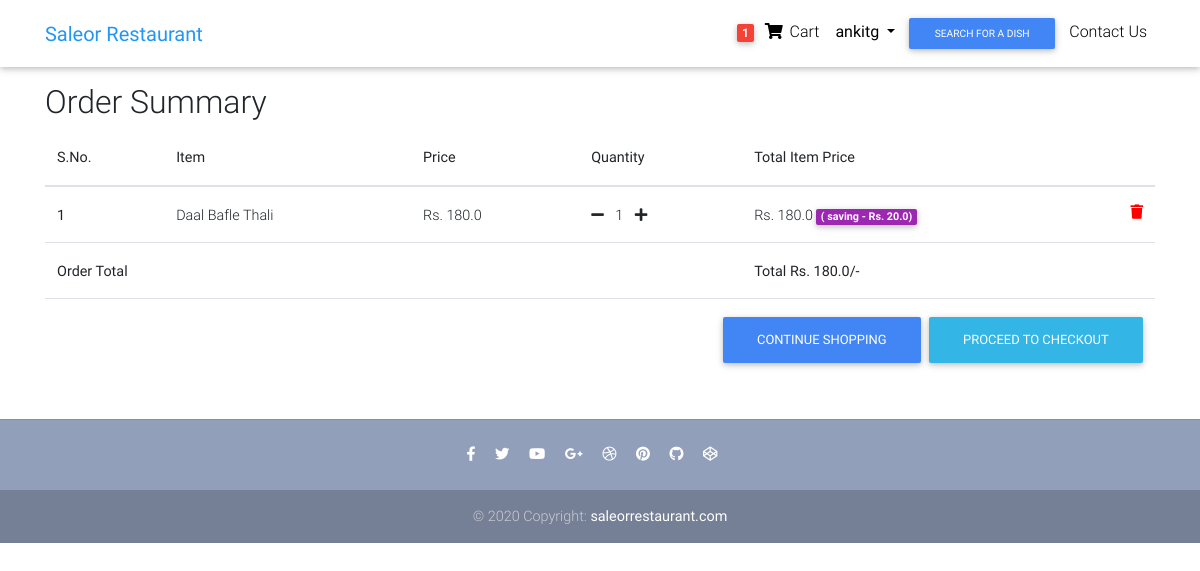
/order-summary/ (signed in), run on the app's committed database.
### restaurant/models.py (models this page shows, shortened)
class Order(models.Model):
    user = models.ForeignKey(settings.AUTH_USER_MODEL, on_delete=models.CASCADE)
    ref_code = models.CharField(max_length=20, blank=True, null=True)
    items = models.ManyToManyField(OrderItem)
    order_date = models.DateTimeField()
    ordered = models.BooleanField(default=False)
    billing_address = models.ForeignKey('BillingAddress', on_delete=models.SET_NULL, blank=True, null=True)
    payment = models.ForeignKey('Payment', on_delete=models.SET_NULL, blank=True, null=True)
    coupon = models.ForeignKey('Coupon', on_delete=models.SET_NULL, blank=True, null=True)
    status = models.CharField(max_length=50, choices=order_status, default='not_accepted')
    refund_requested = models.BooleanField(default=False)
    refund_granted = models.BooleanField(default=False)
    refund_completed = models.BooleanField(default=False)
    def get_total(self):
        total = 0
        for order_item in self.items.all():
            total += order_item.get_final_price()
        if self.coupon:
            total -= self.coupon.amount
        return total

class OrderItem(models.Model):
    user = models.ForeignKey(settings.AUTH_USER_MODEL, on_delete=models.CASCADE)
    item = models.ForeignKey(Item, on_delete=models.CASCADE)
    cartitem = models.IntegerField(default=1)
    ordered = models.BooleanField(default=False)
    def get_total_item_price(self):
        return self.cartitem * self.item.price
    def get_total_item_discount_price(self):
        return self.cartitem * self.item.discount_price
    def save_on_bill(self):
        return self.get_total_item_price() - self.get_total_item_discount_price()
    def get_final_price(self):
        if self.item.discount_price:
            return self.get_total_item_discount_price()
        return self.get_total_item_price()

class Item(models.Model):
    title = models.CharField(max_length=100)
    price = models.FloatField()
    discount_price = models.FloatField(blank=True, null=True)
    veg_or_nonveg = models.CharField(choices=dish_type, max_length=20)
    quantity = models.CharField(choices=quantity, max_length=20)
    image_url = models.URLField()
    slug = models.SlugField()

### restaurant/views.py (the view)
# urls.py: path('order-summary/', views.OrderSummaryView.as_view(), name="order-summary"),
class OrderSummaryView(LoginRequiredMixin, View):
    def get(self, *args, **kwargs):
        try:
            order = Order.objects.get(user=self.request.user, ordered=False)
            return render(self.request, 'restaurant/order-summary.html', {'object': order})
        except ObjectDoesNotExist:
            messages.warning(self.request, "Your cart is empty")
            return redirect('/')
        return render(self.request, 'restaurant/order-summary.html')

### restaurant/templatetags/cart_template_tags.py (called while the page is built)
@register.filter
def cart_item_count(user):
    if user.is_authenticated:
        queryset = Order.objects.filter(user=user, ordered=False)
        if queryset.exists():
            return queryset[0].items.count()
    return 0

### templates/restaurant/order-summary.html (shortened to what this page needs)
{% extends 'base.html' %}
{% block body %}
{% load static %}
<main>
    <div class="container">
        <div class="table-responsive text-nowrap">
            <table class="table">
                <thead>
                    <tr>
                        <th scope="col">S.No.</th>
                        <th scope="col">Item</th>
                        <th scope="col">Price</th>
                        <th scope="col">Quantity</th>
                        <th scope="col">Total Item Price</th>
                    </tr>
                </thead>
                <tbody>
                    <h2 class="mt-3">Order Summary</h2>
                    {% for order_item in object.items.all %}
                    <tr>
                        <th scope="row">{{forloop.counter}}</th>
                        <td>{{order_item.item.title}}</td>
                        <td>Rs. {% if order_item.item.discount_price %}
                            {{order_item.item.discount_price}}
                            {% else %}
                            {{order_item.item.price}}
                            {% endif %}</td>
                        <td><a href="{% url 'restaurant:remove_single_item_from_cart' order_item.item.slug %}"><i class="fa fa-minus mr-2" aria-hidden="true"></i></a>
                            {{order_item.cartitem}}
                            <a href="{% url 'restaurant:add-to-cart' order_item.item.slug %}"><i class="fa fa-plus ml-2" aria-hidden="true"></i></a>
                        </td>
                        <td>Rs.
                            {% if order_item.item.discount_price %}
                            {{order_item.get_total_item_discount_price}}
                            <span class="badge purple mr-1">( saving - Rs. {{order_item.save_on_bill}})</span>
                            {% else %}
                            {{order_item.get_total_item_price}}
                            {% endif %}
                        <a href="{% url 'restaurant:remove-from-cart' order_item.item.slug %}">
                            <i style="color: red;" class="fa fa-trash float-right" aria-hidden="true"></i>
                        </a>
                        </td>
                    </tr>
                    {% endfor %}
                    {% if object.items.all.count != 0 %}
                    <tr>
                        <td colspan="4"><b>Order Total</b></td>
                        <td><strong>Total Rs. {{object.get_total}}/-</strong></td>
                    </tr>
                    {%endif %}
                    {% if object.get_total > 1 %}
                    <tr>
                        <td colspan="5">
                            <a href="/checkout" class="btn btn-info float-right ml-2">Proceed to Checkout</a>
                            <a href="/" class="btn btn-primary float-right">Continue Shopping</a>
                        </td>
                    </tr>
                    {% endif %}
                </tbody>
            </table>
        </div>
    </div>
</main>
{% endblock body %}

### templates/base.html (shortened to what this page needs)
<!DOCTYPE html>
<html lang="en">
{% load static %}
{% load cart_template_tags %}
{% load socialaccount %}
<head>
  <link rel="stylesheet" href="https://use.fontawesome.com/releases/v5.11.2/css/all.css">
  <link href="{% static 'css/bootstrap.min.css' %}" rel="stylesheet">
  <link href="{% static 'css/mdb.min.css' %}" rel="stylesheet">
  <link href="{% static 'css/style.min.css' %}" rel="stylesheet">
</head>
<body>
  <nav class="navbar navbar-expand-lg navbar-light white scrolling-navbar">
    <div class="container">
      <a class="navbar-brand waves-effect" href="{% url 'restaurant:homePage' %}">
        <strong class="blue-text">Saleor Restaurant</strong>
      </a>
      <div class="collapse navbar-collapse" id="navbarSupportedContent">
        <ul class="navbar-nav">
          {% if request.user.is_authenticated %}
          <li class="nav-item">
            <a class="nav-link" href="{% url 'restaurant:order-summary' %}">
              <span class="badge red z-depth-1 mr-1"> {{request.user|cart_item_count}} </span>
              <i class="fas fa-shopping-cart"></i>
              <span class="clearfix"> Cart </span>
            </a>
          </li>
          <li class="nav-item">
            <div class="dropdown show">
              <a class="nav-link dropdown-toggle" href="#" role="button" id="dropdownMenuLink" data-toggle="dropdown"
                aria-haspopup="true" aria-expanded="false">
                <b>{{request.user.username}}</b>
              </a>
            </div>
          </li>
          {% endif %}
          <li class="nav-item">
            <button type="button" class="btn btn-primary btn-sm" data-toggle="modal" data-target="#exampleModal">
              Search For a Dish
            </button>
          </li>
          <li class="nav-item">
            <a class="nav-link" href="{% url 'restaurant:contact-us' %}">
              <span class="clearfix"> Contact Us </span>
            </a>
          </li>
        </ul>
      </div>
    </div>
  </nav>
  {% block body %}
  {% endblock body %}
  <footer class="page-footer text-center font-small mt-4 wow fadeIn">
    <hr class="my-4">
    <div class="pb-4">
      <a href="#" target="_blank">
        <i class="fab fa-facebook-f mr-3"></i>
      </a>
      <a href="#" target="_blank">
        <i class="fab fa-twitter mr-3"></i>
      </a>
      <a href="#" target="_blank">
        <i class="fab fa-youtube mr-3"></i>
      </a>
      <a href="#" target="_blank">
        <i class="fab fa-google-plus-g mr-3"></i>
      </a>
      <a href="#" target="_blank">
        <i class="fab fa-dribbble mr-3"></i>
      </a>
      <a href="#" target="_blank">
        <i class="fab fa-pinterest mr-3"></i>
      </a>
      <a href="#" target="_blank">
        <i class="fab fa-github mr-3"></i>
      </a>
      <a href="#" target="_blank">
        <i class="fab fa-codepen mr-3"></i>
      </a>
    </div>
    <div class="footer-copyright py-3">
      © 2020 Copyright:
      <a href="/"><b>saleorrestaurant.com</b> </a>
    </div>
  </footer>
  {% load static %}
</body>
</html>

### templates/base.html (style rules this page uses)
html, body, header, .carousel { height: 60vh; }

### data on the page
OrderItem: item "Daal Bafle Thali", item.discount_price "180.0", cartitem "1", get_total_item_discount_price "180.0", save_on_bill "20.0"
Order: get_total "180.0"

### other printed values
{{ request.user|cart_item_count }} "1"
{{ request.user.username }} "ankitg"
